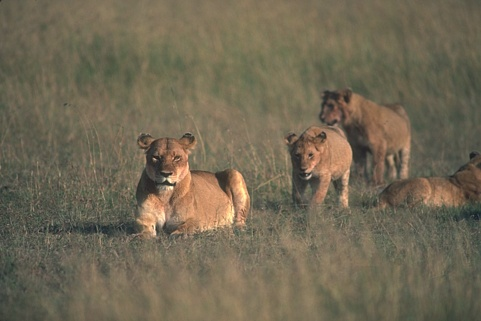
#> input picture Data/105053.jpg, 481 x 321 px, given in place of simple_test.png, which was not available
$ python probability_curve_evolution.py
#> lines starting #> are read from the running program, lines starting #| are printed output that depends on the picture; pictures that were not available may be replaced by others from this repository, and a replacement may not be noted
#%% Import libraries
import numpy as np
import skimage.io as io
from skimage.draw import polygon2mask
import matplotlib.pyplot as plt

#%% Create functions
def create_circle_snake(cx, cy, r, l):
    temp = np.linspace(0, 2 * np.pi, l)
    x = r * np.cos(temp) + cx
    y = r * np.sin(temp) + cy

    return np.c_[x, y]

# Following section 2.4 from the paper by Dahl and Dahl
def get_pin_pout(image, snake):

    in_mask = polygon2mask(image.shape, snake).ravel().astype(bool)
    out_mask = 1 - in_mask

    # The A matrices are the sum of the pixels in the inner and outer regions
    A_in = np.sum(in_mask)
    A_out = np.sum(out_mask)

    # Get the number of pixels in the image
    num_pixels = image.shape[0] * image.shape[1]

    # Get the value range (intensities)
    value_range = np.arange(256)
    value_range_matrix = np.tile(value_range, (num_pixels, 1))

    # order pixels by column
    image_flat = image.ravel()
    image_matrix = b = np.multiply(image_flat, np.ones((num_pixels, 256), dtype=np.uint8).T).T

    # Calculate B matrix
    B = (value_range_matrix == image_matrix).astype(bool)
    global f_in
    global f_out
    f_in = (B.T.astype(np.float64) @ in_mask) / A_in
    p_in = f_in / f_in.sum()
    P_in = p_in[image]

    f_out = (B.T.astype(np.float64) @ out_mask) / A_out
    p_out = f_out / f_out.sum()
    P_out = p_out[image]

    return P_in, P_out


#%% Function to display an image
if __name__ == '__main__':
    # Image to be displayed
    test_image = 'simple_test.png'
    # Load an image
    image = io.imread('Data/'+test_image, as_gray=True).astype(np.uint8)
#> image: shape (321, 481); every value is 0

    # Create snakes
    snake = create_circle_snake(230, 230, 180, 150)
    plt.title(test_image)
    plt.imshow(image, cmap='gray')
    plt.plot(snake[:,0], snake[:,1], c='red')
    plt.show()
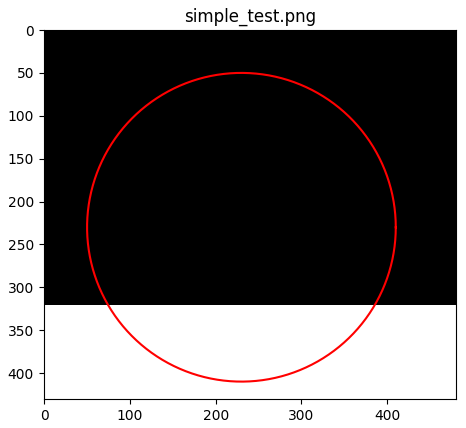
#> figure drawn by matplotlib, 1 panel

    # Divide image into inner and outer region
    s_mask = polygon2mask(image.shape, snake)
    inner = image[s_mask]
    outer = image[False == s_mask]

    plt.title('Inner and outer regions')
    plt.hist(inner, density=True, bins=255, ls='dashed', lw=3, fc=(1, 0, 0, 0.5))
    plt.hist(outer, density=True, bins=255, ls='dashed', lw=3, fc=(0, 0, 1, 0.5))
    plt.show()
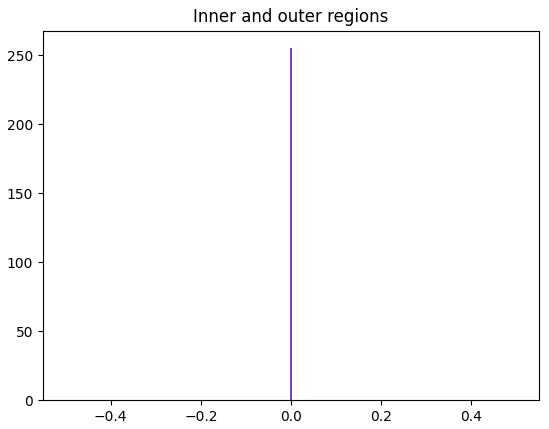
#> figure drawn by matplotlib, 1 panel; tallest bar 255 high, from x = -0.00196 to 0.00196; tallest bar 255 high, from x = -0.00196 to 0.00196

    # Get pin and pout
    P_in, P_out = get_pin_pout(image, snake)
#> in get_pin_pout, `f_in = (B.T.astype(np.float64) @ in_mask) / A_in`: f_in = 256 values, max 1 at index 0, min 0 at index 1, mean 0.00391
#> in get_pin_pout, `p_in = f_in / f_in.sum()`: p_in has the same summary as f_in
#> in get_pin_pout, `P_in = p_in[image]`: P_in: shape (321, 481) float64; every value is 1
#> in get_pin_pout, `f_out = (B.T.astype(np.float64) @ out_mask) / A_out`: f_out has the same summary as f_in
#> in get_pin_pout, `p_out = f_out / f_out.sum()`: p_out has the same summary as f_in

    plt.title('P_in - P_out')
    plt.imshow(P_in - P_out, cmap='RdBu')
    plt.show()
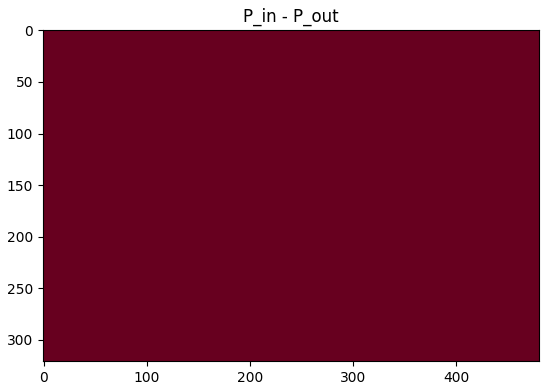
#> figure drawn by matplotlib, 1 panel

    # Ensure that probabilities sum to one (Astrid modification)
    P_in_norm = P_in/(P_in+P_out)
#> P_in_norm: shape (321, 481) float64; every value is 0.5
    P_out_norm = P_out/(P_in+P_out)

    plt.title('P_in_norm - P_out_norm')
    plt.imshow(P_in_norm - P_out_norm, cmap='RdBu')
    plt.show()
#%%
